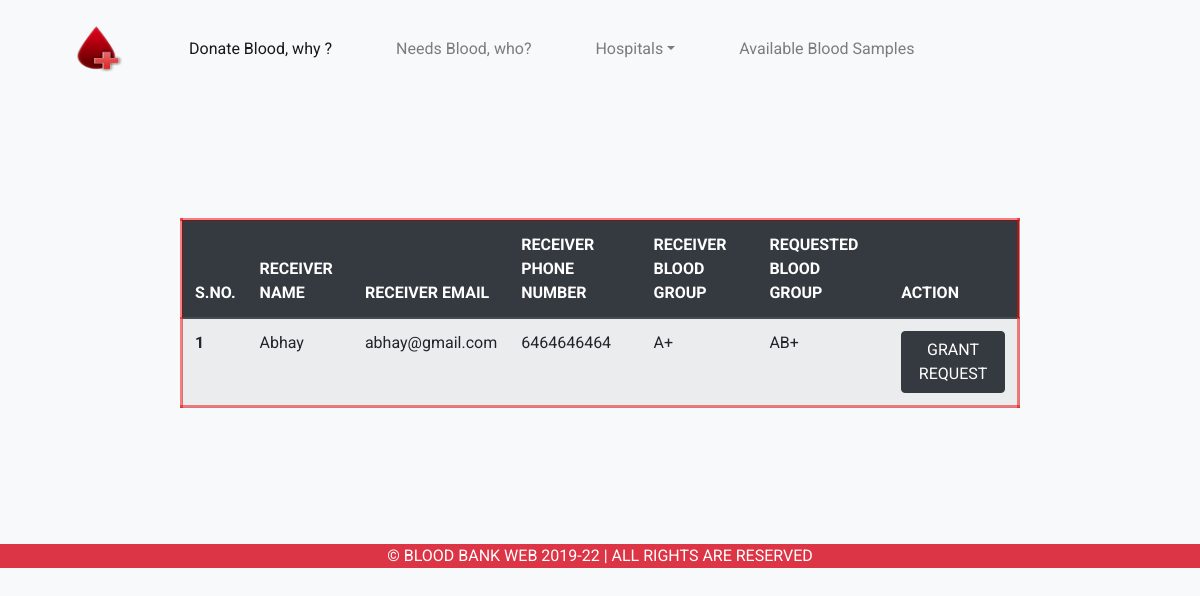
The app's page /hospitals/view_requests_page (signed in) with its own data.
### tables this page shows
CREATE TABLE `blood_request` (
  `id` int(11) NOT NULL,
  `receiver_id` int(11) NOT NULL,
  `hospital_id` int(11) NOT NULL,
  `blood_info_id` int(11) NOT NULL,
  `request` enum('initiated','granted') NOT NULL
);

CREATE TABLE `receivers` (
  `id` int(11) NOT NULL,
  `name` varchar(25) NOT NULL,
  `phone_no` varchar(10) NOT NULL,
  `email` varchar(25) NOT NULL,
  `password` varchar(255) NOT NULL,
  `blood_group` enum('A+','A-','B+','B-','O+','O-','AB+','AB-','A1+','A1-','A2+','A2-','A1B+','A1B-','A2B+','A2B-') NOT NULL
);

CREATE TABLE `blood_info` (
  `id` int(11) NOT NULL,
  `hospital_id` int(11) NOT NULL,
  `blood_group` enum('A1+','A1-','A2+','A2-','B+','B-','A1B+','A1B-','A2B+','A2B-','AB+','AB-','O+','O-','A+','A-') NOT NULL,
  `num_trans_bag` int(11) NOT NULL
);

### app/controllers/Hospitals.php (called while the page is built, shortened)
<?php
class Hospitals extends Controller{
    public function __construct(){
        $this->hospitalModel = $this->model('Hospital');
    }
    public function view_requests_page(){
        $requests = $this->hospitalModel->getReceiverRequest($_SESSION['user_id']);
        $data = [
            'requests' => $requests
        ];
        $this->view('hospitals/view_requests_page',$data);
    }
}

### app/libraries/Core.php (called while the page is built, shortened)
<?php
class Core{
    protected $currentMethod = 'donate_blood_why';
    public function __construct(){
        $url = $this->getUrl() ?? ["pages"];
        if(file_exists('../app/controllers/' .ucwords($url[0]). '.php')){
            unset($url[0]);
        }
        $this->currentController = new $this->currentController;
        if(isset($url[1])){
            if(method_exists($this->currentController, $url[1])){
                $this->currentMethod = $url[1];
                unset($url[1]);
            }
        }
        $this->params = $url ? array_values($url) : [];
        call_user_func_array([$this->currentController, $this->currentMethod],$this->params);
    }
    public function getUrl(){
        if(isset($_GET['url'])){
            $url = rtrim($_GET['url'],'/');
            $url = filter_var($url, FILTER_SANITIZE_URL);
            $url = explode('/',$url);
            return $url;
        }
    }
}

### public/index.php (called while the page is built)
<?php require_once '../app/bootstrap.php';
$init = new Core();

### app/libraries/Database.php (called while the page is built, shortened)
<?php
class Database{
    private $host = DB_HOST;
    private $user = DB_USER;
    private $pass = DB_PASS;
    private $dbname = DB_NAME;
    private $dbh;
    private $stmt;
    public function __construct(){
        $dsn = 'mysql:host='.$this->host.';dbname='.$this->dbname;
        $options = array(
            PDO::ATTR_PERSISTENT => true,
            PDO::ATTR_ERRMODE => PDO::ERRMODE_EXCEPTION
        );
        try{
            $this->dbh = new PDO($dsn,$this->user,$this->pass,$options)
            ;
        }catch(PDOException $e){
            $this->error = $e->getMessage();
            echo $this->error;
        }
    }
    public function query($sql){
        $this->stmt = $this->dbh->prepare($sql);
    }
    public function bind($param, $value, $type = null){
        if(is_null($type)){
            switch(true){
                default:
                    $type = PDO::PARAM_STR;
            }
        }
        $this->stmt->bindValue($param,$value,$type);
    }
    public function execute(){
        return $this->stmt->execute();
    }
    public function resultSet(){
        $this->execute();
        return $this->stmt->fetchAll(PDO::FETCH_OBJ);
    }
}

### app/models/Hospital.php (called while the page is built, shortened)
<?php
class Hospital{
    private $db;
    public function __construct(){
        $this->db = new Database;
    }
    public function getReceiverRequest($hid){
        $this->db->query('SELECT  * , receivers.id as rid , blood_request.id as brid ,hospitals.id as hid,receivers.blood_group as receiver_blood_group, blood_info.blood_group as requested_blood_group FROM receivers INNER JOIN blood_request ON receivers.id = blood_request.receiver_id INNER JOIN hospitals ON hospitals.id = blood_request.hospital_id INNER JOIN blood_info ON blood_info.id = blood_request.blood_info_id WHERE blood_request.request="initiated" && hospitals.id=:hid ORDER BY receivers.name ASC');
        $this->db->bind(':hid',$hid);
        $results = $this->db->resultSet();
        return $results;
    }
}
?>

### app/views/hospitals/view_requests_page.php (the view)
<?php require APPROOT.'/views/inc/header.php'; ?>
<div class="profile">
<?php if(!empty($data['requests'])): ?>
    <div class="table-responsive">
        <table class="table table-hover table-striped">
        <thead class="thead-dark">
            <tr>
            <th scope="col">S.NO.</th>
            <th scope="col">RECEIVER NAME</th>
            <th scope="col">RECEIVER EMAIL</th>
            <th scope="col">RECEIVER PHONE NUMBER</th>
            <th scope="col">RECEIVER BLOOD GROUP</th>
            <th scope="col">REQUESTED BLOOD GROUP</th>
            <th scope="col">ACTION</th>
            </tr>
        </thead>
        <tbody>
            <?php
            $count = 1;
            foreach($data['requests'] as $request): ?>
                <tr>
                <th scope="row"><?php echo $count;?></th>
                <td><?php echo $request->name;?></td>
                <td><?php echo $request->email;?></td>
                <td><?php echo $request->phone_no;;?></td>
                <td><?php echo $request->receiver_blood_group;?></td>
                <td><?php echo $request->requested_blood_group;?></td>
                        <td>
                            <button class="btn btn-md btn-dark text-white" onclick="if(confirm('Are you Sure??')){
                                window.location.href = '<?php echo URLROOT?>/hospitals/response_request/<?php echo $request->rid?>/<?php echo $request->blood_info_id?>';
                            }">
                            GRANT REQUEST
                            </button>
                        </td>
                </tr>
            <?php
            $count ++;
            endforeach;?>
        </tbody>
        </table>
    </div>
<?php else:?>
        <p class="text-danger font-weight-normal display-4 text-center">NO REQUEST AVAILABLE</p>
<?php endif;?>
</div>
<?php require APPROOT.'/views/inc/footer.php'; ?>

### public/css/style.css (style rules this page uses)
body { background-color: #f5f5f5; font-family: "Roboto", sans-serif; }
.profile { margin-left: 15%; margin-right: 15%; margin-top: 10%; margin-bottom: 10%; }
table { border: 3px inset rgba(255, 0, 0, 0.5); }

### records on screen
blood_request: receiver.name "Abhay", receiver.email "abhay@gmail.com", receiver.phone_no "6464646464", receiver.blood_group "A+", blood_info.blood_group "AB+"
